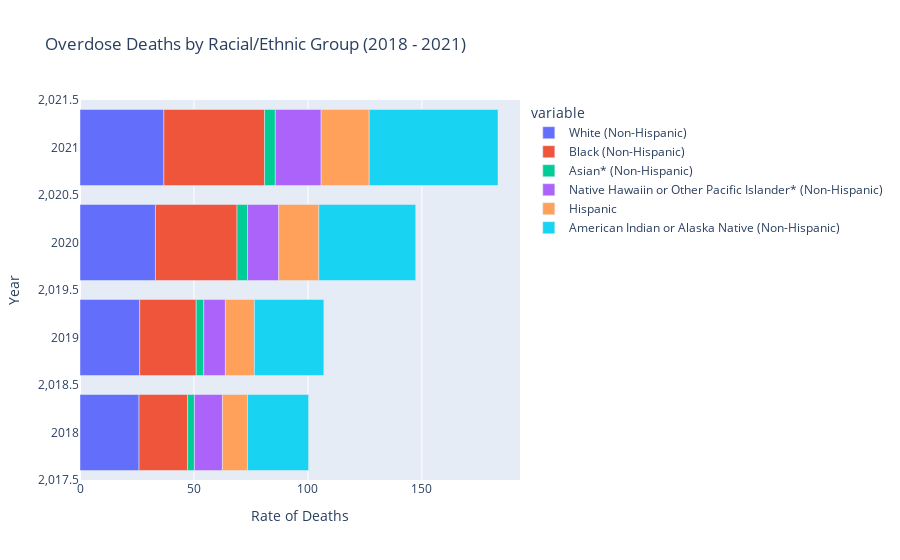

Source (notebook cell):
### Code cell
columns_of_interest = [
    'White (Non-Hispanic)',
    'Black (Non-Hispanic)',
    'Asian* (Non-Hispanic)',
    'Native Hawaiin or Other Pacific Islander* (Non-Hispanic)',
    'Hispanic',
    'American Indian or Alaska Native (Non-Hispanic)'
]

fig = px.bar(df_2021_overall, x=columns_of_interest, y=df_2021_overall.index, orientation='h', title='Overdose Deaths by Racial/Ethnic Group (2018 - 2021)')
fig.update_xaxes(title_text='Rate of Deaths')
fig.update_yaxes(title_text='Year')

# Show the chart
fig.show()

### Figure 1 — Plotly figure (JSON) as saved in the notebook; plotly's stock layout.template omitted (floating-point values rounded to 4 significant figures)
{"data": [{"alignmentgroup": "True", "hovertemplate": "variable=White (Non-Hispanic)<br>value=%{x}<br>index=%{y}<extra></extra>", "legendgroup": "White (Non-Hispanic)", "marker": {"color": "#636efa", "pattern": {"shape": ""}}, "name": "White (Non-Hispanic)", "offsetgroup": "White (Non-Hispanic)", "orientation": "h", "showlegend": true, "textposition": "auto", "type": "bar", "x": [25.9, 26.2, 33.1, 36.8], "xaxis": "x", "y": [2018, 2019, 2020, 2021], "yaxis": "y"}, {"alignmentgroup": "True", "hovertemplate": "variable=Black (Non-Hispanic)<br>value=%{x}<br>index=%{y}<extra></extra>", "legendgroup": "Black (Non-Hispanic)", "marker": {"color": "#EF553B", "pattern": {"shape": ""}}, "name": "Black (Non-Hispanic)", "offsetgroup": "Black (Non-Hispanic)", "orientation": "h", "showlegend": true, "textposition": "auto", "type": "bar", "x": [21.3, 24.8, 35.8, 44.2], "xaxis": "x", "y": [2018, 2019, 2020, 2021], "yaxis": "y"}, {"alignmentgroup": "True", "hovertemplate": "variable=Asian* (Non-Hispanic)<br>value=%{x}<br>index=%{y}<extra></extra>", "legendgroup": "Asian* (Non-Hispanic)", "marker": {"color": "#00cc96", "pattern": {"shape": ""}}, "name": "Asian* (Non-Hispanic)", "offsetgroup": "Asian* (Non-Hispanic)", "orientation": "h", "showlegend": true, "textposition": "auto", "type": "bar", "x": [3, 3.3, 4.6, 4.7], "xaxis": "x", "y": [2018, 2019, 2020, 2021], "yaxis": "y"}, {"alignmentgroup": "True", "hovertemplate": "variable=Native Hawaiin or Other Pacific Islander* (Non-Hispanic)<br>value=%{x}<br>index=%{y}<extra></extra>", "legendgroup": "Native Hawaiin or Other Pacific Islander* (Non-Hispanic)", "marker": {"color": "#ab63fa", "pattern": {"shape": ""}}, "name": "Native Hawaiin or Other Pacific Islander* (Non-Hispanic)", "offsetgroup": "Native Hawaiin or Other Pacific Islander* (Non-Hispanic)", "orientation": "h", "showlegend": true, "textposition": "auto", "type": "bar", "x": [12.3, 9.5, 13.7, 20.1], "xaxis": "x", "y": [2018, 2019, 2020, 2021], "yaxis": "y"}, {"alignmentgroup": "True", "hovertemplate": "variable=Hispanic<br>value=%{x}<br>index=%{y}<extra></extra>", "legendgroup": "Hispanic", "marker": {"color": "#FFA15A", "pattern": {"shape": ""}}, "name": "Hispanic", "offsetgroup": "Hispanic", "orientation": "h", "showlegend": true, "textposition": "auto", "type": "bar", "x": [11, 12.7, 17.6, 21.1], "xaxis": "x", "y": [2018, 2019, 2020, 2021], "yaxis": "y"}, {"alignmentgroup": "True", "hovertemplate": "variable=American Indian or Alaska Native (Non-Hispanic)<br>value=%{x}<br>index=%{y}<extra></extra>", "legendgroup": "American Indian or Alaska Native (Non-Hispanic)", "marker": {"color": "#19d3f3", "pattern": {"shape": ""}}, "name": "American Indian or Alaska Native (Non-Hispanic)", "offsetgroup": "American Indian or Alaska Native (Non-Hispanic)", "orientation": "h", "showlegend": true, "textposition": "auto", "type": "bar", "x": [26.8, 30.5, 42.5, 56.5], "xaxis": "x", "y": [2018, 2019, 2020, 2021], "yaxis": "y"}], "layout": {"barmode": "relative", "legend": {"title": {"text": "variable"}, "tracegroupgap": 0}, "title": {"text": "Overdose Deaths by Racial/Ethnic Group (2018 - 2021)"}, "xaxis": {"anchor": "y", "domain": [0, 1], "title": {"text": "Rate of Deaths"}}, "yaxis": {"anchor": "x", "domain": [0, 1], "title": {"text": "Year"}}}}
